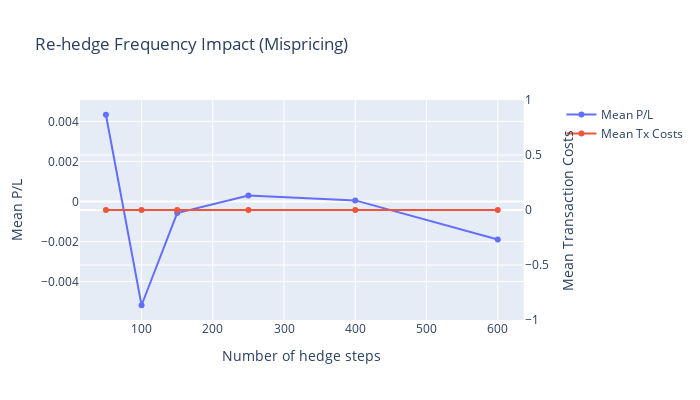

The notebook cell saved with this chart:
### Code cell
# Re-hedge frequency sweep (mispricing scenario) using Plotly
from plotly.subplots import make_subplots

frequencies = [50, 100, 150, 250, 400, 600]
mean_pnl = []
mean_cost = []
for steps in frequencies:
    sweep_res = simulate_delta_hedge_paths(
        S0=S0, K=K, r=r, sigma_real=sigma_real_mis, sigma_imp=sigma_imp_mis,
        T=T, n_steps=steps, n_paths=15000, seed=999, transaction_cost_bps=transaction_cost_bps
    )
    mean_pnl.append(sweep_res['pnl'].mean())
    mean_cost.append(sweep_res['transaction_cost_component'].mean())

# Create figure with secondary y-axis
fig = make_subplots(specs=[[{"secondary_y": True}]])

# Add traces
fig.add_trace(
    go.Scatter(x=frequencies, y=mean_pnl, name="Mean P/L", mode='lines+markers'),
    secondary_y=False,
)

fig.add_trace(
    go.Scatter(x=frequencies, y=mean_cost, name="Mean Tx Costs", mode='lines+markers'),
    secondary_y=True,
)

# Add figure title
fig.update_layout(
    title_text="Re-hedge Frequency Impact (Mispricing)",
    width=700,
    height=400
)

# Set x-axis title
fig.update_xaxes(title_text="Number of hedge steps")

# Set y-axes titles
fig.update_yaxes(title_text="Mean P/L", secondary_y=False)
fig.update_yaxes(title_text="Mean Transaction Costs", secondary_y=True)

fig.show()

### Figure 1 — Plotly figure (JSON) as saved in the notebook; plotly's stock layout.template omitted (floating-point values rounded to 4 significant figures)
{"data": [{"mode": "lines+markers", "name": "Mean P/L", "type": "scatter", "x": [50, 100, 150, 250, 400, 600], "xaxis": "x", "y": [0.004332, -0.005188, -0.0005822, 0.0002964, 5.122e-05, -0.001903], "yaxis": "y"}, {"mode": "lines+markers", "name": "Mean Tx Costs", "type": "scatter", "x": [50, 100, 150, 250, 400, 600], "xaxis": "x", "y": [0, 0, 0, 0, 0, 0], "yaxis": "y2"}], "layout": {"height": 400, "title": {"text": "Re-hedge Frequency Impact (Mispricing)"}, "width": 700, "xaxis": {"anchor": "y", "domain": [0, 0.94], "title": {"text": "Number of hedge steps"}}, "yaxis": {"anchor": "x", "domain": [0, 1], "title": {"text": "Mean P/L"}}, "yaxis2": {"anchor": "x", "overlaying": "y", "side": "right", "title": {"text": "Mean Transaction Costs"}}}}
